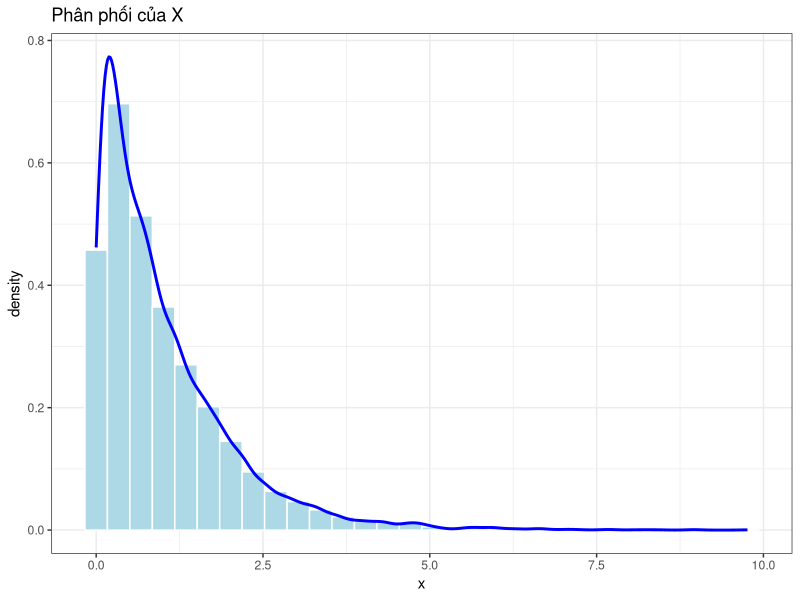
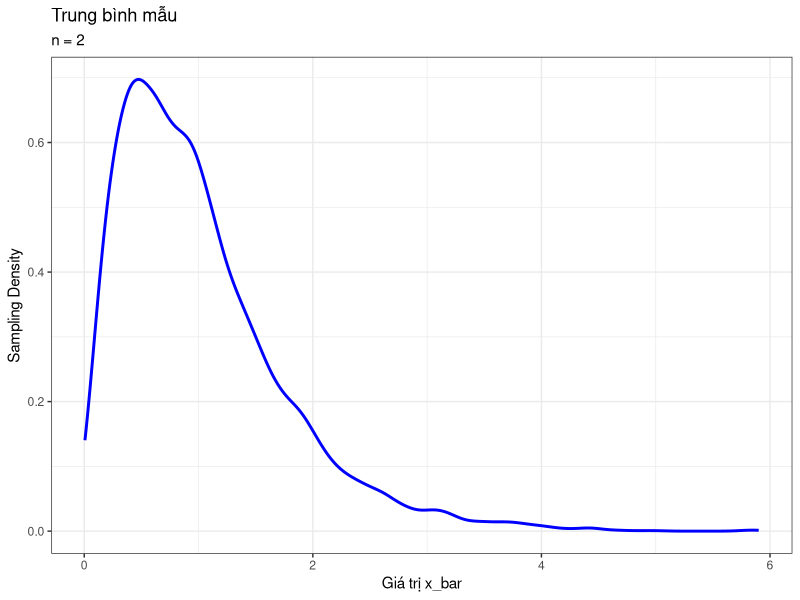
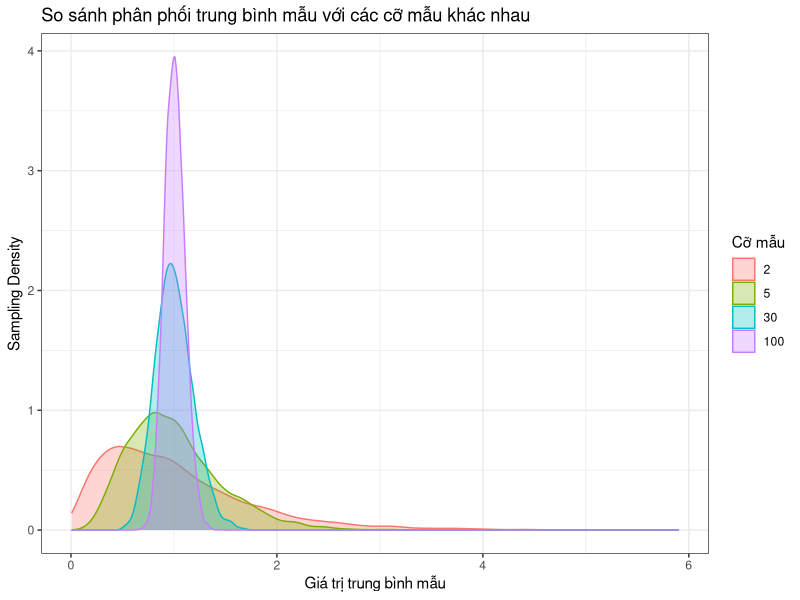
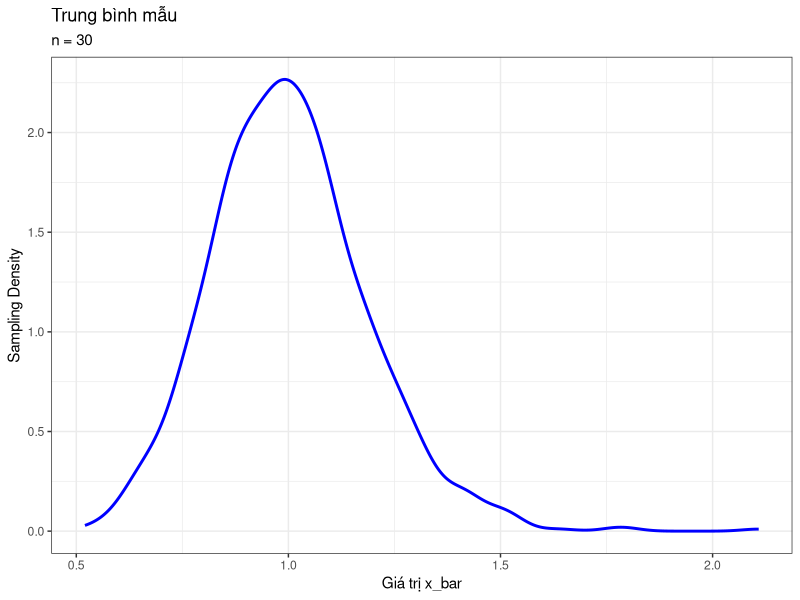
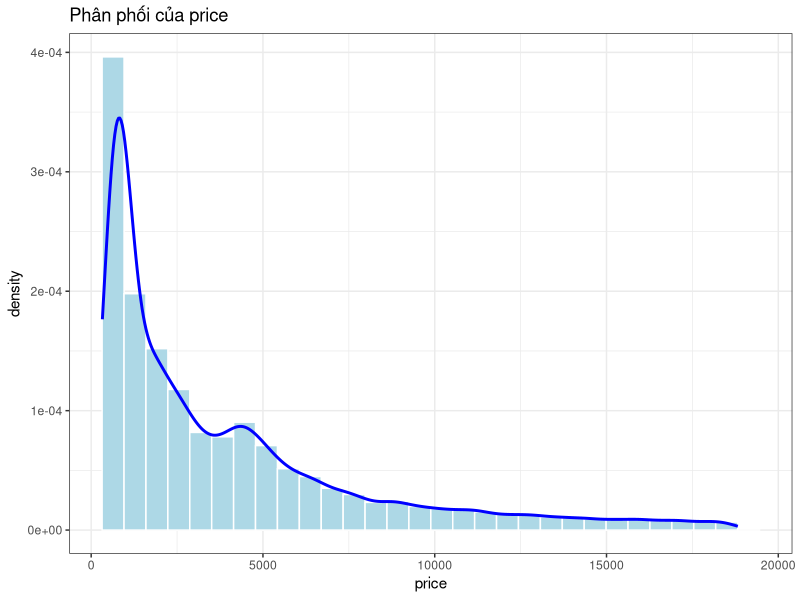
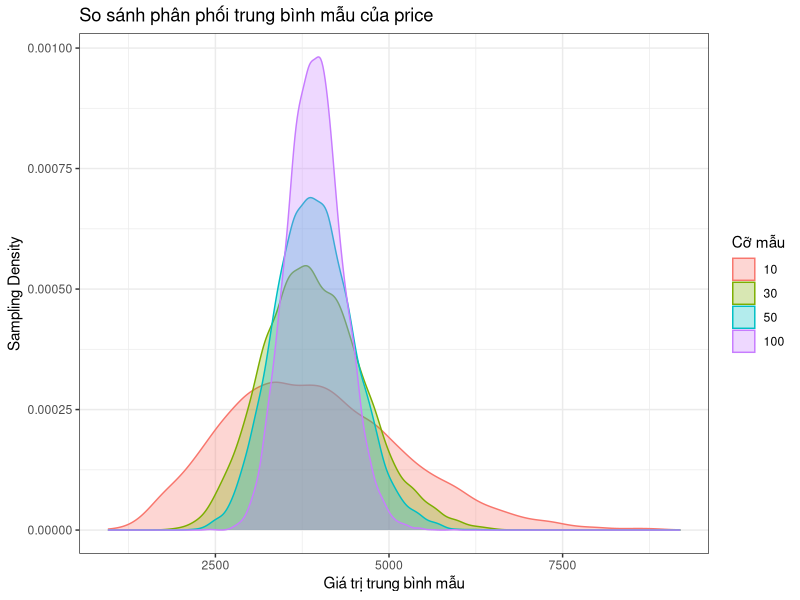
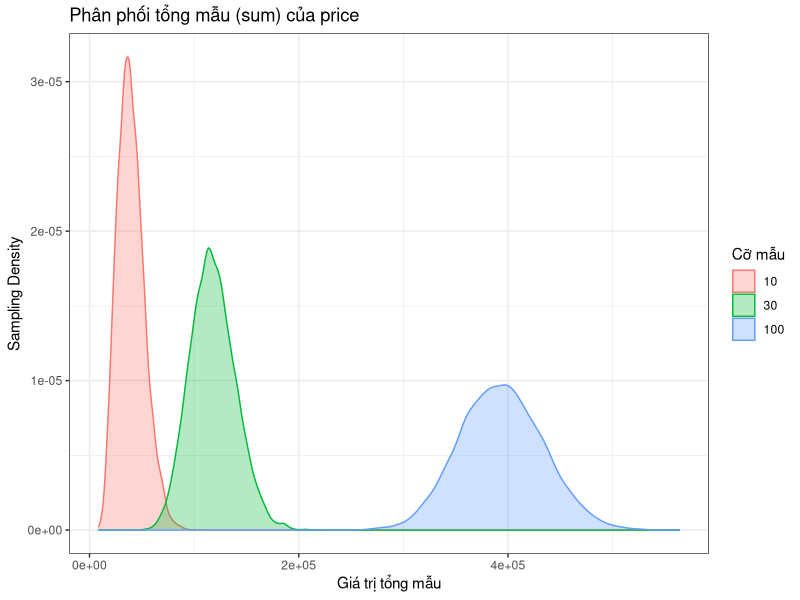
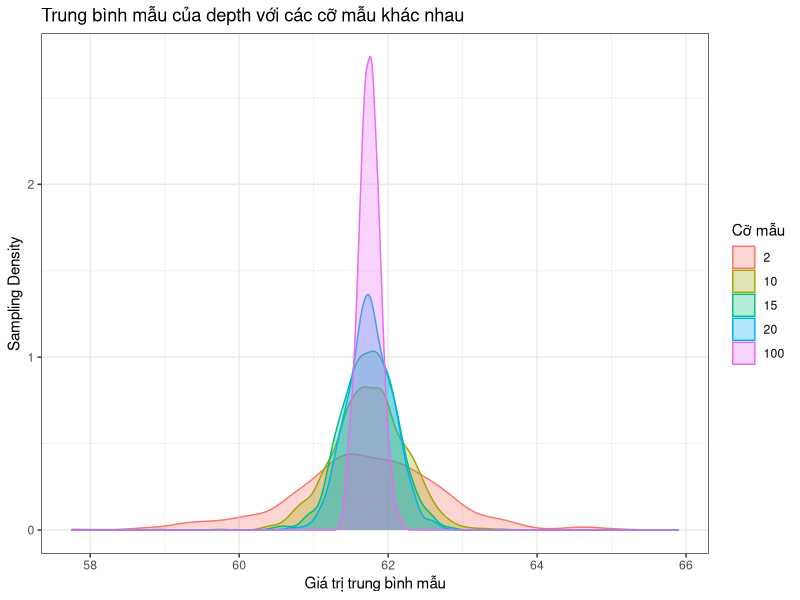

R code for these plots, in order:
# 21/5 - 24KDL
# Chương 3 - Buổi 5: ĐỊNH LÝ GIỚI HẠN TRUNG TÂM (Central Limit Theorem)

library(tidyr)
library(dplyr)
library(ggplot2)

# ─────────────────────────────────────────────
# 1. Mô phỏng Định lý Giới hạn Trung tâm trong R
# ─────────────────────────────────────────────

# Định lý: nếu X1,...,Xn ~ i.i.d với mean mu, sd sigma, khi n lớn:
# X_bar ~ N(mu, (sigma/sqrt(n))^2)

# Ví dụ: X ~ Exp(lambda = 1), muX = 1, sigmaX = 1
x <- rexp(10000, 1)

ggplot(tibble(x), aes(x)) +
  geom_histogram(aes(y = after_stat(density)),
                 fill = "lightblue", col = "white", bins = 30) +
  geom_density(col = "blue", linewidth = 1) +
  labs(title = "Phân phối của X") +
  theme_bw()

# Mô phỏng trung bình mẫu với n = 2
R <- 10000   # số lần lặp
xbar_2 <- c()
for (i in 1:R) {
  sample_i <- sample(x, 2)
  xbar_2[i] <- mean(sample_i)
}

ggplot(tibble(xbar_2), aes(xbar_2)) +
  geom_density(col = "blue", linewidth = 1) +
  labs(title = "Trung bình mẫu", subtitle = "n = 2",
       x = "Giá trị x_bar", y = "Sampling Density") +
  theme_bw()

# Thực hiện tương tự với n = 5, 30, 100
xbar_5 <- c()
for (i in 1:R) {
  sample_i <- sample(x, 5)
  xbar_5[i] <- mean(sample_i)
}

xbar_30 <- c()
for (i in 1:R) {
  sample_i <- sample(x, 30)
  xbar_30[i] <- mean(sample_i)
}

xbar_100 <- c()
for (i in 1:R) {
  sample_i <- sample(x, 100)
  xbar_100[i] <- mean(sample_i)
}

# Trực quan tất cả các xbar trong cùng một plot
CLT_df <- tibble(xbar_2, xbar_5, xbar_30, xbar_100) %>%
  pivot_longer(cols = everything(),
               names_to = "size", names_prefix = "xbar_",
               values_to = "xbar") %>%
  mutate(size = factor(as.integer(size)))

ggplot(CLT_df, aes(x = xbar, fill = size, color = size)) +
  geom_density(position = "identity", alpha = 0.3) +
  labs(title = "So sánh phân phối trung bình mẫu với các cỡ mẫu khác nhau",
       x = "Giá trị trung bình mẫu", y = "Sampling Density",
       fill = "Cỡ mẫu", color = "Cỡ mẫu") +
  theme_bw()

# --> Nhận xét: khi n nhỏ (n=2), phân phối trung bình mẫu vẫn lệch giống tổng thể gốc.
#     Khi n tăng (5 -> 30), phân phối trở nên đối xứng hơn, tập trung quanh mean lý thuyết.
#     Với n=100, phân phối gần như phân phối chuẩn.

# Bảng so sánh giá trị thực nghiệm và lý thuyết
CLT_df %>%
  group_by(size) %>%
  summarise(
    Mean_emperical = mean(xbar),
    SD_empirical   = sd(xbar)
  ) %>%
  ungroup() %>%
  mutate(
    Mean_theoretical = mean(x),
    SD_theoretical   = sd(x) / sqrt(as.numeric(as.character(size)))
  )
# --> Đúng với CLT: X_bar ~ N(muX, (sigmaX/sqrt(n))^2), SD giảm dần khi n tăng.


# ─────────────────────────────────────────────
# 2. Function trong R
# ─────────────────────────────────────────────

# function(): đóng gói đoạn code để tái sử dụng nhiều lần
# tên_hàm <- function(tham_so_1, tham_so_2, ...) { ... ; return(...) }

binh_phuong <- function(x) {
  return(x^2)
}
binh_phuong(5)

# Hàm tính trung bình mẫu (sample means)
sample_means <- function(data, n, r = 1000) {
  xbar <- c()
  for (i in 1:r) {
    sample_data <- sample(data, n, replace = TRUE)
    xbar[i] <- mean(sample_data)
  }
  return(xbar)
}

set.seed(123)
data <- rexp(10000, rate = 1)
xbar_30c <- sample_means(data, n = 30)

ggplot(tibble(xbar_30c), aes(xbar_30c)) +
  geom_density(col = "blue", linewidth = 1) +
  labs(title = "Trung bình mẫu", subtitle = "n = 30",
       x = "Giá trị x_bar", y = "Sampling Density") +
  theme_bw()


# ─────────────────────────────────────────────
# 3. Một số phân phối mẫu (sampling distribution) theo CLT
# ─────────────────────────────────────────────

# Giả sử X1,...,Xn i.i.d, kỳ vọng mu, phương sai sigma^2

## 3.1. Phân phối mẫu của trung bình mẫu
# X_bar ~ N(muX, sigmaX^2 / n)

## 3.2. Phân phối mẫu của tổng mẫu
# Sn = sum(Xi) ~ N(n*muX, n*sigmaX^2)

## 3.3. Trung bình mẫu chuẩn hóa
# Z = (X_bar - muX) / (sigmaX/sqrt(n)) ~ N(0,1)

## 3.4. Hiệu hai trung bình mẫu
# X_bar1 - X_bar2 ~ N(mu1-mu2, sigma1^2/n1 + sigma2^2/n2)

## 3.5. Tổ hợp tuyến tính của các trung bình mẫu
# Y = a1*X_bar1 + ... + ak*X_bark ~ N(sum(ai*mui), sum(ai^2*sigmai^2/ni))

## 3.6. Phân phối mẫu của tỷ lệ mẫu
# X Bernoulli(p), p_hat = X_bar ~ N(p, p(1-p)/n)

## 3.7. Hiệu hai tỷ lệ mẫu
# p_hat1 - p_hat2 ~ N(p1-p2, p1(1-p1)/n1 + p2(1-p2)/n2)


# ─────────────────────────────────────────────
# BÀI TẬP
# ─────────────────────────────────────────────

#========================================#
#Bài tập 1.1: Dữ liệu diamonds$price
data("diamonds", package = "ggplot2")
price <- diamonds$price

# Histogram và density của price
ggplot(tibble(price), aes(price)) +
  geom_histogram(aes(y = after_stat(density)),
                 fill = "lightblue", col = "white", bins = 30) +
  geom_density(col = "blue", linewidth = 1) +
  labs(title = "Phân phối của price") +
  theme_bw()
# --> Biến gốc lệch phải (right-skewed), không đối xứng.

# Mô phỏng CLT với n = 10, 30, 50, 100
R <- 10000
mo_phong_xbar <- function(data, n, r = R) {
  xbar <- c()
  for (i in 1:r) {
    sample_i <- sample(data, n, replace = TRUE)
    xbar[i] <- mean(sample_i)
  }
  return(xbar)
}

xbar_10  <- mo_phong_xbar(price, 10)
xbar_30b <- mo_phong_xbar(price, 30)
xbar_50  <- mo_phong_xbar(price, 50)
xbar_100b <- mo_phong_xbar(price, 100)

CLT_price <- tibble(xbar_10, xbar_30b, xbar_50, xbar_100b) %>%
  pivot_longer(cols = everything(),
               names_to = "size", names_prefix = "xbar_",
               values_to = "xbar") %>%
  mutate(size = factor(size, levels = c("10", "30b", "50", "100b"),
                       labels = c("10", "30", "50", "100")))

ggplot(CLT_price, aes(x = xbar, fill = size, color = size)) +
  geom_density(position = "identity", alpha = 0.3) +
  labs(title = "So sánh phân phối trung bình mẫu của price",
       x = "Giá trị trung bình mẫu", y = "Sampling Density",
       fill = "Cỡ mẫu", color = "Cỡ mẫu") +
  theme_bw()

# Bảng so sánh mean và sd
CLT_price %>%
  group_by(size) %>%
  summarise(
    Mean_emperical = mean(xbar),
    SD_empirical   = sd(xbar)
  ) %>%
  ungroup() %>%
  mutate(
    Mean_theoretical = mean(price),
    SD_theoretical   = sd(price) / sqrt(as.numeric(as.character(size)))
  )

# Trả lời câu hỏi:
# - Biến gốc (price) lệch phải, không đối xứng.
# - Khi n tăng, phân phối trung bình mẫu càng đối xứng và hẹp lại quanh mean lý thuyết.
# - Kết quả thực nghiệm gần với lý thuyết CLT (mean/sd thực nghiệm ~ mean/sd lý thuyết).

#========================================#
#Bài tập 1.2: Dùng sum() thay vì mean()
mo_phong_sum <- function(data, n, r = R) {
  s <- c()
  for (i in 1:r) {
    sample_i <- sample(data, n, replace = TRUE)
    s[i] <- sum(sample_i)
  }
  return(s)
}

sum_10  <- mo_phong_sum(price, 10)
sum_30  <- mo_phong_sum(price, 30)
sum_100 <- mo_phong_sum(price, 100)

CLT_sum <- tibble(sum_10, sum_30, sum_100) %>%
  pivot_longer(cols = everything(),
               names_to = "size", names_prefix = "sum_",
               values_to = "s") %>%
  mutate(size = factor(size, levels = c("10", "30", "100")))

ggplot(CLT_sum, aes(x = s, fill = size, color = size)) +
  geom_density(position = "identity", alpha = 0.3) +
  labs(title = "Phân phối tổng mẫu (sum) của price",
       x = "Giá trị tổng mẫu", y = "Sampling Density",
       fill = "Cỡ mẫu", color = "Cỡ mẫu") +
  theme_bw()
# --> Khi dùng sum() thay vì mean(), giá trị trung tâm và độ trải rộng đều tăng
#     theo n: mean(Sn) = n*mu, sd(Sn) = sqrt(n)*sigma (thay vì sigma/sqrt(n)).

#========================================#
#Bài tập 2.1: Tạo hàm với input là data, n, r=1000; áp dụng cho depth và carat

# Hàm sample_means() đã có ở phần 2, áp dụng cho depth và carat
depth_data <- diamonds$depth
carat_data <- diamonds$carat

ns <- c(2, 10, 15, 20, 100)

CLT_depth <- tibble(n = ns) %>%
  rowwise() %>%
  mutate(xbar = list(sample_means(depth_data, n))) %>%
  unnest(xbar) %>%
  mutate(n = factor(n, levels = ns))

ggplot(CLT_depth, aes(x = xbar, fill = n, color = n)) +
  geom_density(position = "identity", alpha = 0.3) +
  labs(title = "Trung bình mẫu của depth với các cỡ mẫu khác nhau",
       x = "Giá trị trung bình mẫu", y = "Sampling Density",
       fill = "Cỡ mẫu", color = "Cỡ mẫu") +
  theme_bw()

CLT_carat <- tibble(n = ns) %>%
  rowwise() %>%
  mutate(xbar = list(sample_means(carat_data, n))) %>%
  unnest(xbar) %>%
  mutate(n = factor(n, levels = ns))

ggplot(CLT_carat, aes(x = xbar, fill = n, color = n)) +
  geom_density(position = "identity", alpha = 0.3) +
  labs(title = "Trung bình mẫu của carat với các cỡ mẫu khác nhau",
       x = "Giá trị trung bình mẫu", y = "Sampling Density",
       fill = "Cỡ mẫu", color = "Cỡ mẫu") +
  theme_bw()

#========================================#
#Bài tập 2.2: Thực hiện hàm với dữ liệu tự tạo từ Exp, Poisson, Geom

set.seed(1)
data_exp  <- rexp(10000, rate = 1)
data_pois <- rpois(10000, lambda = 3)
data_geom <- rgeom(10000, prob = 0.3)

ns2 <- c(2, 10, 30, 100)

CLT_exp <- tibble(n = ns2) %>%
  rowwise() %>%
  mutate(xbar = list(sample_means(data_exp, n))) %>%
  unnest(xbar) %>%
  mutate(n = factor(n, levels = ns2))

ggplot(CLT_exp, aes(x = xbar, fill = n, color = n)) +
  geom_density(position = "identity", alpha = 0.3) +
  labs(title = "CLT - Phân phối Exponential", x = "x_bar", fill = "Cỡ mẫu", color = "Cỡ mẫu") +
  theme_bw()

CLT_pois <- tibble(n = ns2) %>%
  rowwise() %>%
  mutate(xbar = list(sample_means(data_pois, n))) %>%
  unnest(xbar) %>%
  mutate(n = factor(n, levels = ns2))

ggplot(CLT_pois, aes(x = xbar, fill = n, color = n)) +
  geom_density(position = "identity", alpha = 0.3) +
  labs(title = "CLT - Phân phối Poisson", x = "x_bar", fill = "Cỡ mẫu", color = "Cỡ mẫu") +
  theme_bw()

CLT_geom <- tibble(n = ns2) %>%
  rowwise() %>%
  mutate(xbar = list(sample_means(data_geom, n))) %>%
  unnest(xbar) %>%
  mutate(n = factor(n, levels = ns2))

ggplot(CLT_geom, aes(x = xbar, fill = n, color = n)) +
  geom_density(position = "identity", alpha = 0.3) +
  labs(title = "CLT - Phân phối Geometric", x = "x_bar", fill = "Cỡ mẫu", color = "Cỡ mẫu") +
  theme_bw()

#========================================#
#Bài tập 3.1: Hàm tính các phân phối mẫu, thử với Bernoulli, Poisson, Exponential

# (1) Tổng mẫu
sample_sums <- function(data, n, r = 1000) {
  s <- c()
  for (i in 1:r) {
    s[i] <- sum(sample(data, n, replace = TRUE))
  }
  return(s)
}

# (2) Trung bình mẫu chuẩn hóa
sample_means_standardized <- function(data, n, mu, sigma, r = 1000) {
  xbar <- sample_means(data, n, r)
  z <- (xbar - mu) / (sigma / sqrt(n))
  return(z)
}

# (3) Tỷ lệ mẫu (data Bernoulli 0/1)
sample_proportions <- function(data, n, r = 1000) {
  return(sample_means(data, n, r))
}

# (4) Tổ hợp tuyến tính các trung bình mẫu
linear_combo_means <- function(list_data, list_n, coefs, r = 1000) {
  k <- length(list_data)
  xbars <- matrix(NA, nrow = r, ncol = k)
  for (j in 1:k) {
    xbars[, j] <- sample_means(list_data[[j]], list_n[j], r)
  }
  Y <- xbars %*% coefs
  return(as.vector(Y))
}

# (5) Hiệu hai trung bình mẫu
diff_two_means <- function(data1, n1, data2, n2, r = 1000) {
  xbar1 <- sample_means(data1, n1, r)
  xbar2 <- sample_means(data2, n2, r)
  return(xbar1 - xbar2)
}

# (6) Hiệu hai tỷ lệ mẫu
diff_two_proportions <- function(data1, n1, data2, n2, r = 1000) {
  p1 <- sample_means(data1, n1, r)
  p2 <- sample_means(data2, n2, r)
  return(p1 - p2)
}

## Thử nghiệm với Bernoulli, Poisson, Exponential
set.seed(42)
bern_data <- rbinom(10000, size = 1, prob = 0.3)   # Bernoulli(p=0.3)
pois_data <- rpois(10000, lambda = 4)
exp_data  <- rexp(10000, rate = 0.5)

# --- Tổng mẫu (Exponential) ---
Sn_exp <- sample_sums(exp_data, n = 30)
tibble(Sn = Sn_exp) %>%
  ggplot(aes(Sn)) +
  geom_histogram(aes(y = after_stat(density)), fill = "lightblue", color = "white", bins = 30) +
  geom_function(fun = dnorm,
                args = list(mean = 30 * mean(exp_data),
                            sd = sqrt(30) * sd(exp_data)),
                color = "red", linewidth = 1) +
  labs(title = "Tổng mẫu (Sn) - Exponential, n=30") +
  theme_bw()

tibble(
  Mean_emp = mean(Sn_exp), SD_emp = sd(Sn_exp),
  Mean_theo = 30 * mean(exp_data), SD_theo = sqrt(30) * sd(exp_data)
)

# --- Trung bình mẫu chuẩn hóa (Poisson) ---
z_pois <- sample_means_standardized(pois_data, n = 30,
                                    mu = mean(pois_data), sigma = sd(pois_data))
tibble(z = z_pois) %>%
  ggplot(aes(z)) +
  geom_histogram(aes(y = after_stat(density)), fill = "lightgreen", color = "white", bins = 30) +
  geom_function(fun = dnorm, args = list(mean = 0, sd = 1), color = "red", linewidth = 1) +
  labs(title = "Trung bình mẫu chuẩn hóa (Z) - Poisson, n=30") +
  theme_bw()

tibble(Mean_emp = mean(z_pois), SD_emp = sd(z_pois),
       Mean_theo = 0, SD_theo = 1)

# --- Tỷ lệ mẫu (Bernoulli) ---
phat_bern <- sample_proportions(bern_data, n = 50)
tibble(phat = phat_bern) %>%
  ggplot(aes(phat)) +
  geom_histogram(aes(y = after_stat(density)), fill = "orange", color = "white", bins = 30) +
  geom_function(fun = dnorm,
                args = list(mean = 0.3, sd = sqrt(0.3 * 0.7 / 50)),
                color = "red", linewidth = 1) +
  labs(title = "Tỷ lệ mẫu (p_hat) - Bernoulli(p=0.3), n=50") +
  theme_bw()

tibble(Mean_emp = mean(phat_bern), SD_emp = sd(phat_bern),
       Mean_theo = 0.3, SD_theo = sqrt(0.3 * 0.7 / 50))

# --- Tổ hợp tuyến tính (Poisson + Exponential) ---
Y_combo <- linear_combo_means(
  list_data = list(pois_data, exp_data),
  list_n = c(20, 20),
  coefs = c(0.5, 0.5)
)
tibble(Y = Y_combo) %>%
  ggplot(aes(Y)) +
  geom_histogram(aes(y = after_stat(density)), fill = "purple", color = "white", alpha = 0.5, bins = 30) +
  labs(title = "Tổ hợp tuyến tính Y = 0.5*Xbar1 + 0.5*Xbar2") +
  theme_bw()

mu_theo <- 0.5 * mean(pois_data) + 0.5 * mean(exp_data)
sd_theo <- sqrt(0.5^2 * var(pois_data)/20 + 0.5^2 * var(exp_data)/20)
tibble(Mean_emp = mean(Y_combo), SD_emp = sd(Y_combo),
       Mean_theo = mu_theo, SD_theo = sd_theo)

# --- Hiệu hai trung bình mẫu (Poisson vs Exponential) ---
diff_means <- diff_two_means(pois_data, 30, exp_data, 30)
tibble(diff = diff_means) %>%
  ggplot(aes(diff)) +
  geom_histogram(aes(y = after_stat(density)), fill = "brown", color = "white", bins = 30) +
  labs(title = "Hiệu hai trung bình mẫu (Poisson - Exponential)") +
  theme_bw()

mu_diff_theo <- mean(pois_data) - mean(exp_data)
sd_diff_theo <- sqrt(var(pois_data)/30 + var(exp_data)/30)
tibble(Mean_emp = mean(diff_means), SD_emp = sd(diff_means),
       Mean_theo = mu_diff_theo, SD_theo = sd_diff_theo)

# --- Hiệu hai tỷ lệ mẫu (2 mẫu Bernoulli khác p) ---
bern_data2 <- rbinom(10000, size = 1, prob = 0.5)
diff_props <- diff_two_proportions(bern_data, 50, bern_data2, 50)
tibble(diff = diff_props) %>%
  ggplot(aes(diff)) +
  geom_histogram(aes(y = after_stat(density)), fill = "darkcyan", color = "white", bins = 30) +
  labs(title = "Hiệu hai tỷ lệ mẫu (p1=0.3 vs p2=0.5)") +
  theme_bw()

p1 <- 0.3; p2 <- 0.5
sd_diff_p_theo <- sqrt(p1*(1-p1)/50 + p2*(1-p2)/50)
tibble(Mean_emp = mean(diff_props), SD_emp = sd(diff_props),
       Mean_theo = p1 - p2, SD_theo = sd_diff_p_theo)
